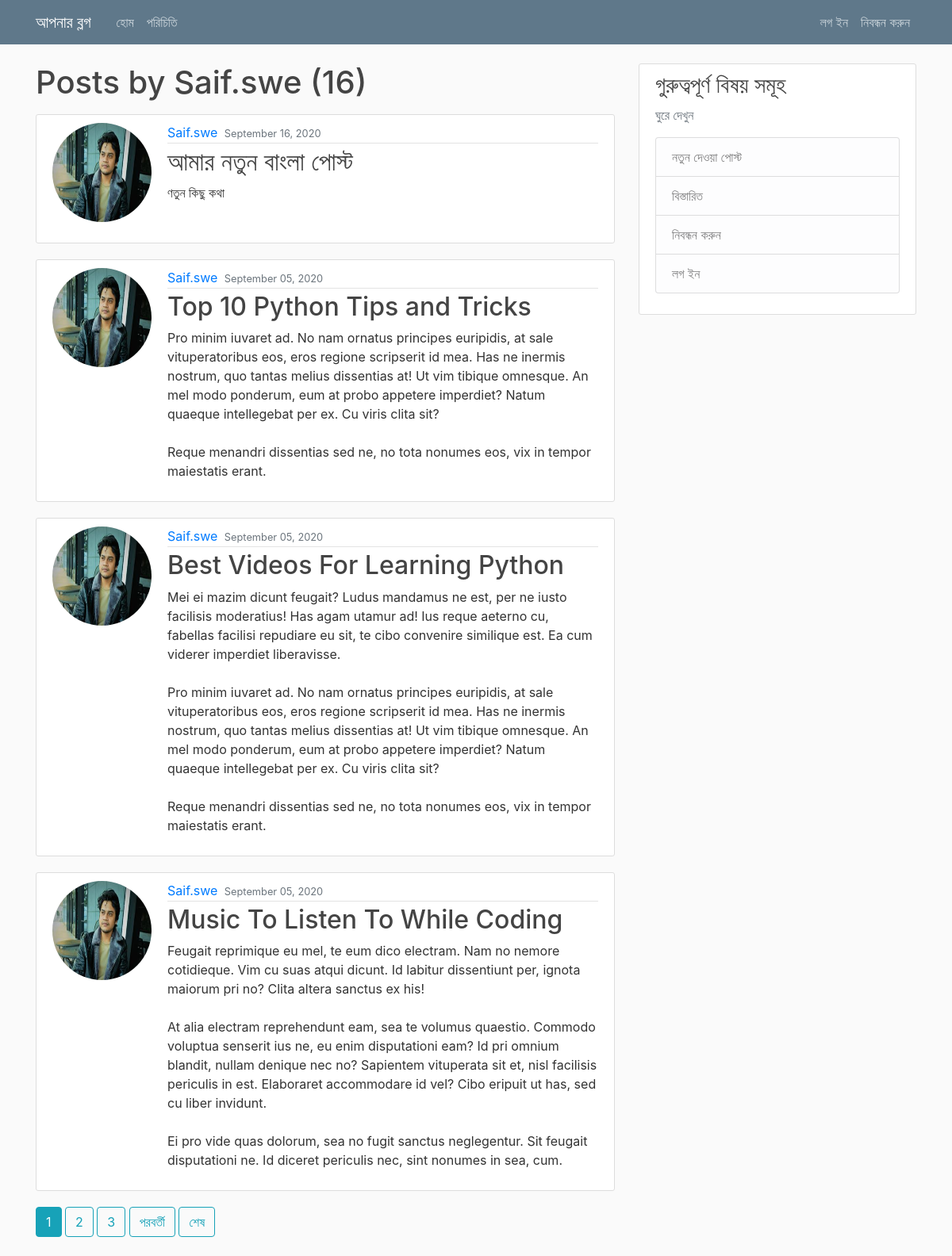
Page /user/Saif.swe on the committed database.
### blog/models.py (models this page shows, shortened)
class post(models.Model):
    title = models.CharField(max_length=100)
    content = models.TextField()
    date_posted = models.DateTimeField(default = timezone.now)
    author = models.ForeignKey(User, on_delete = models.CASCADE)

### users/models.py (models this page shows, shortened)
class Profile(models.Model):
    user = models.OneToOneField(User, on_delete=models.CASCADE)
    image = models.ImageField(default='default.jpg', upload_to = 'profile_pics')

### blog/views.py (the view)
# urls.py: path('user/<str:username>', UserPostListView.as_view(), name = 'user-posts'),
class UserPostListView(ListView):
    model = post
    template_name = 'blog/user_posts.html'
    context_object_name = 'posts'
    paginate_by = 4
    def get_queryset(self):
        user = get_object_or_404(User, username = self.kwargs.get('username'))
        return post.objects.filter(author = user).order_by('-date_posted')

### blog/templates/blog/user_posts.html (shortened to what this page needs)
{% extends "blog/base.html" %}
{% block content %}
<h1 class="mb-3">Posts by {{ view.kwargs.username }} ({{ page_obj.paginator.count }})</h1>
  {%  for post in posts   %}
    <article class="media content-section">
      <img class="rounded-circle account-img" src="{{ post.author.profile.image.url }}" alt="">
    <div class="media-body">
      <div class="article-metadata">
        <a class="mr-1" href="{% url 'user-posts' post.author.username %}  ">{{ post.author }}</a>
        <small class="text-muted">{{ post.date_posted|date:"F d, Y" }}</small>
      </div>
        <h2><a class="article-title" href="{% url 'post-detail' post.id %}">{{ post.title }}</a></h2>
        <p class="article-content">{{ post.content }}</p>
      </div>
    </article>
  {% endfor %}
  {% if is_paginated %}
    {% for num in page_obj.paginator.page_range %}
      {% if page_obj.number == num %}
        <a  class="btn btn-info mb-4" href="?page={{ num }}">{{ num }}</a>
      {% elif num > page_obj.number|add:'-3' and num < page_obj.number|add:'3'  %}
        <a  class="btn btn-outline-info mb-4" href="?page={{ num }}">{{ num }}</a>
      {% endif %}
    {% endfor %}
    {% if page_obj.has_next %}
      <a  class="btn btn-outline-info mb-4" href="?page={{ page_obj.next_page_number }}">পরবর্তী</a>
      <a  class="btn btn-outline-info mb-4" href="?page={{ page_obj.paginator.num_pages }}">শেষ</a>
    {% endif %}
  {% endif %}
  {% endblock content %}

### blog/static/blog/main.css (style rules this page uses)
body { background: #fafafa; color: #333333; margin-top: 5rem; }
h1, h2, h3, h4, h5, h6 { color: #444444; }
.content-section { background: #ffffff; padding: 10px 20px; border: 1px solid #dddddd; border-radius: 3px; margin-bottom: 20px; }
.article-title { color: #444444; }
.article-content { white-space: pre-line; }
.article-metadata { padding-bottom: 1px; margin-bottom: 4px; border-bottom: 1px solid #e3e3e3 }
.account-img { height: 125px; width: 125px; margin-right: 20px; margin-bottom: 16px; }

### rows in the picture
post: author.profile.image (picture), author "Saif.swe", date_posted "September 16, 2020", title "আমার নতুন বাংলা পোস্ট", content "ণতুন কিছু কথা"
post: author.profile.image (picture), author "Saif.swe", date_posted "September 05, 2020", title "Top 10 Python Tips and Tricks", content "Pro minim iuvaret ad. No nam ornatus principes euripidis, at sale vituperatoribus eos, eros regione scripserit id mea. Has ne inermis nostrum, quo tantas melius dissentias at! Ut vim tibique omnesque. An mel modo ponderum, eum at probo appetere imperdiet? Natum quaeque intellegebat per ex. Cu viris clita sit? Reque menandri dissentias sed ne, no tota nonumes eos, vix in tempor maiestatis erant."
post: author.profile.image (picture), author "Saif.swe", date_posted "September 05, 2020", title "Best Videos For Learning Python", content "Mei ei mazim dicunt feugait? Ludus mandamus ne est, per ne iusto facilisis moderatius! Has agam utamur ad! Ius reque aeterno cu, fabellas facilisi repudiare eu sit, te cibo convenire similique est. Ea cum viderer imperdiet liberavisse. Pro minim iuvaret ad. No nam ornatus principes euripidis, at sale vituperatoribus eos, eros regione scripserit id mea. Has ne inermis nostrum, quo tantas melius dissentias at! Ut vim tibique omnesque. An mel modo ponderum, eum at probo appetere imperdiet? Natum quaeque intellegebat per ex. Cu viris clita sit? Reque menandri dissentias sed ne, no tota nonumes eos, vix in tempor maiestatis erant."
post: author.profile.image (picture), author "Saif.swe", date_posted "September 05, 2020", title "Music To Listen To While Coding", content "Feugait reprimique eu mel, te eum dico electram. Nam no nemore cotidieque. Vim cu suas atqui dicunt. Id labitur dissentiunt per, ignota maiorum pri no? Clita altera sanctus ex his! At alia electram reprehendunt eam, sea te volumus quaestio. Commodo voluptua senserit ius ne, eu enim disputationi eam? Id pri omnium blandit, nullam denique nec no? Sapientem vituperata sit et, nisl facilisis periculis in est. Elaboraret accommodare id vel? Cibo eripuit ut has, sed cu liber invidunt. Ei pro vide quas dolorum, sea no fugit sanctus neglegentur. Sit feugait disputationi ne. Id diceret periculis nec, sint nonumes in sea, cum."

### other values in the picture
{{ view.kwargs.username }} "Saif.swe"
{{ page_obj.paginator.count }} "16"
{{ num }} "1"
{{ num }} "2" "3"
